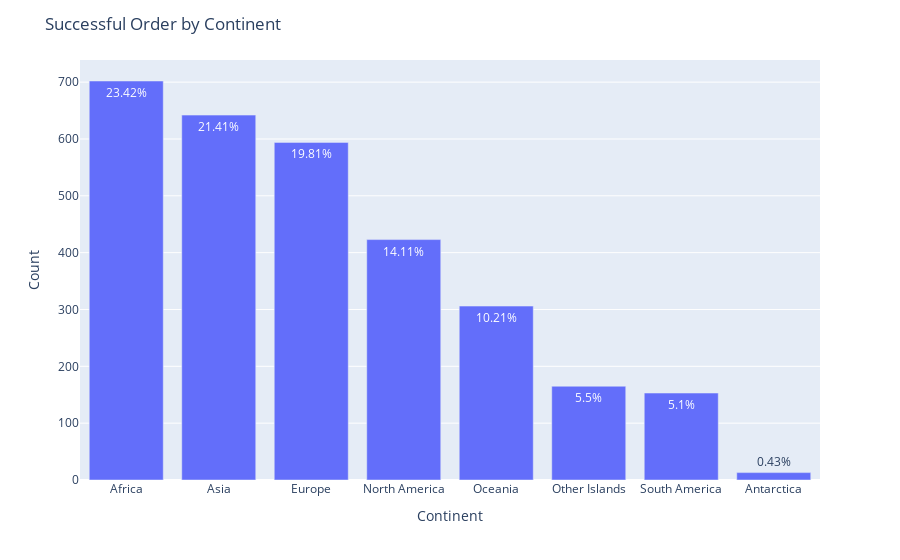

The code cell stored with this chart in its notebook:
### Code cell
# order by continent
plt.figure(figsize=(15,5))
result = new_data[new_data['status'] == 'success'].groupby('continent')['order_id'].nunique().sort_values(ascending=False)[:10]
percentages = get_percentages(result)
fig = px.bar(x=result.index,y=result.values,text=percentages.apply(lambda x :str(x) + '%'))

fig.update_layout(title='Successful Order by Continent',xaxis_title='Continent',yaxis_title='Count')
fig.show()

### Figure 1 — Plotly figure (JSON) as saved in the notebook; plotly's stock layout.template omitted (floating-point values rounded to 4 significant figures)
{"data": [{"alignmentgroup": "True", "hovertemplate": "x=%{x}<br>y=%{y}<br>text=%{text}<extra></extra>", "legendgroup": "", "marker": {"color": "#636efa", "pattern": {"shape": ""}}, "name": "", "offsetgroup": "", "orientation": "v", "showlegend": false, "text": ["23.42%", "21.41%", "19.81%", "14.11%", "10.21%", "5.5%", "5.1%", "0.43%"], "textposition": "auto", "type": "bar", "x": ["Africa", "Asia", "Europe", "North America", "Oceania", "Other Islands", "South America", "Antarctica"], "xaxis": "x", "y": [702, 642, 594, 423, 306, 165, 153, 13], "yaxis": "y"}], "layout": {"autosize": true, "barmode": "relative", "legend": {"tracegroupgap": 0}, "margin": {"t": 60}, "title": {"text": "Successful Order by Continent"}, "xaxis": {"anchor": "y", "autorange": true, "domain": [0, 1], "range": [-0.5, 7.5], "title": {"text": "Continent"}, "type": "category"}, "yaxis": {"anchor": "x", "autorange": true, "domain": [0, 1], "range": [0, 738.9], "title": {"text": "Count"}, "type": "linear"}}}
